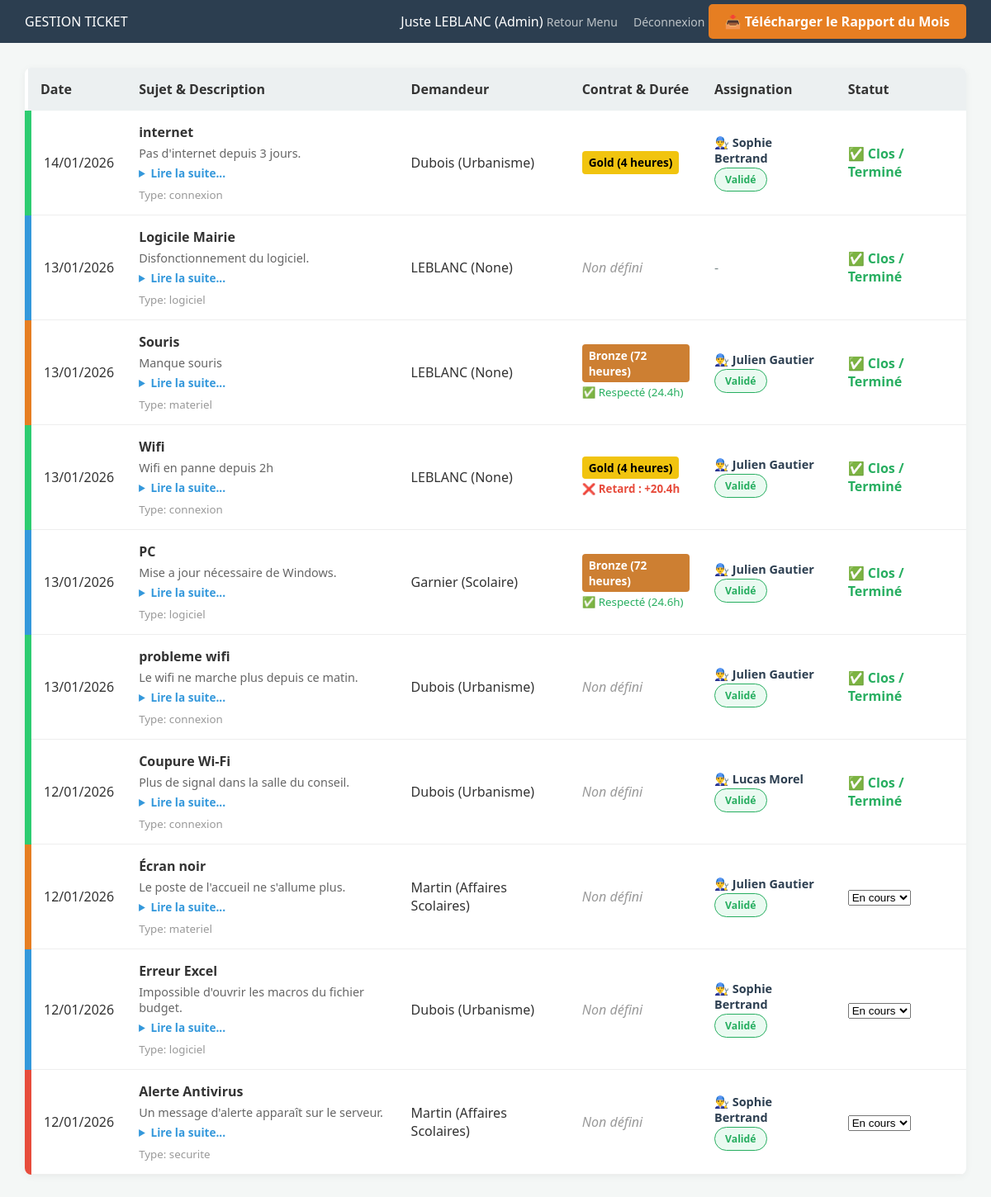
/admin/prestations (signed in), run on the app's committed database.
### tables this page shows
CREATE TABLE usager (
    id INTEGER PRIMARY KEY AUTOINCREMENT,
    nom TEXT NOT NULL,
    prenom TEXT NOT NULL,
    email TEXT NOT NULL UNIQUE,
    mdp TEXT NOT NULL,
    role TEXT, -- Accepté comme NULL maintenant
    service TEXT,
    specialite TEXT,
    mairie_id INTEGER,
    prestataire_id INTEGER
, premier_login INTEGER DEFAULT 1, code_recup TEXT);

CREATE TABLE ticket (
    id INTEGER PRIMARY KEY AUTOINCREMENT,
    titre TEXT NOT NULL,
    description TEXT,
    type_prestation TEXT NOT NULL, -- 'connexion', 'materiel', 'logiciel', 'securite'
    statut TEXT DEFAULT 'Nouveau',
    date_creation DATETIME DEFAULT CURRENT_TIMESTAMP,
    createur_id INTEGER NOT NULL,
    admin_id INTEGER, technicien_id INTEGER, duree TEXT, contrat TEXT, date_fin DATETIME,
    FOREIGN KEY (createur_id) REFERENCES "usager_old"(id),
    FOREIGN KEY (admin_id) REFERENCES "usager_old"(id)
);

### app.py (the view)
@app.route('/admin/prestations')
@login_required
def prestations_admin():
    conn = get_db_connection()
    conn.execute("DELETE FROM ticket WHERE statut = 'Terminé' AND date_fin < datetime('now', '-30 days')")
    conn.commit()
    tickets = conn.execute('''
        SELECT t.*,
               strftime('%d/%m/%Y', t.date_creation) as date_formatee,
               u.nom as demandeur,
               u.service,
               tech.prenom as tech_prenom,
               tech.nom as tech_nom
        FROM ticket t
        JOIN usager u ON t.createur_id = u.id
        LEFT JOIN usager tech ON t.technicien_id = tech.id
        ORDER BY t.date_creation DESC
    ''').fetchall()
    techniciens = conn.execute('''
        SELECT u.id, u.prenom, u.nom,
               (SELECT COUNT(t.id) FROM ticket t
                WHERE t.technicien_id = u.id
                AND t.statut != 'Terminé') as charge
        FROM usager u
        WHERE u.role = 'technicien' OR u.role IS NULL
    ''').fetchall()
    conn.close()
    return render_template('dashboard_admin.html', tickets=tickets, techniciens=techniciens)

### app.py (called while the page is built)
def get_db_connection():
    conn = sqlite3.connect('mairie.db')
    conn.row_factory = sqlite3.Row
    return conn

@login_manager.user_loader
def load_user(user_id):
    conn = get_db_connection()
    u = conn.execute('SELECT * FROM usager WHERE id = ?', (user_id,)).fetchone()
    conn.close()
    if u:
        return Usager(u['id'], u['nom'], u['prenom'], u['role'], u['mairie_id'],u['premier_login'])
    return None

@app.template_filter('to_datetime')
def to_datetime_filter(s):
    if not s: return None
    try:
        return datetime.strptime(s, '%Y-%m-%d %H:%M:%S')
    except:
        return None

### templates/dashboard_admin.html (shortened to what this page needs)
<!DOCTYPE html>
<html>
<head>
    <link rel="stylesheet" href="{{ url_for('static', filename='css/style.css') }}">
</head>
<body>
    <header class="admin-header">
        <div class="logo">GESTION TICKET</div>
        <div class="user-info">
            <span>{{ current_user.prenom }} {{ current_user.nom }} (Admin)</span>
            <a href="{{ url_for('menu_admin') }}" class="btn-logout">Retour Menu</a>
            <a href="{{ url_for('logout') }}" class="btn-logout" style="margin-left: 15px;">Déconnexion</a>
            <a href="{{ url_for('generer_rapport_pdf') }}" class="btn-download" style="background: #e67e22; color: white; padding: 10px 20px; border-radius: 5px; text-decoration: none; font-weight: bold;">
    📥 Télécharger le Rapport du Mois
</a>
        </div>
    </header>
    <div style="padding: 30px;">
        <table>
            <thead>
                <tr>
                    <th>Date</th>
                    <th>Sujet & Description</th>
                    <th>Demandeur</th>
                    <th>Contrat & Durée</th>
                    <th>Assignation</th>
                    <th>Statut</th>
                </tr>
            </thead>
            <tbody>
                {% for ticket in tickets %}
                <tr class="cat-{{ ticket.type_prestation }}">
                    <td>{{ ticket.date_formatee }}</td>
                    <td style="max-width: 350px;">
                        <strong>{{ ticket.titre }}</strong><br>
                        <div class="desc-tronquee">{{ ticket.description }}</div>
                        <details>
                            <summary>Lire la suite...</summary>
                        </details>
                        <small style="color: #999; display: block; margin-top: 8px;">
                            Type: {{ ticket.type_prestation }}
                        </small>
                    </td>
                    <td>{{ ticket.demandeur }} ({{ ticket.service }})</td>
                    <td>
    {% if ticket.contrat %}
        <div style="line-height: 1.4;">
            <span class="badge-contrat {{ ticket.contrat|lower }}">
                {{ ticket.contrat }} ({{ ticket.duree }})
            </span><br>
            {% if ticket.statut == 'Terminé' and ticket.date_fin %}
                {% set debut = ticket.date_creation | to_datetime %}
                {% set fin = ticket.date_fin | to_datetime %}
                {% set ecoule = (fin - debut).total_seconds() / 3600 %}
                {% set limite = 4 if ticket.contrat == 'Gold' else 24 if ticket.contrat == 'Silver' else 72 %}
                {% if ecoule <= limite %}
                    <small style="color: #27ae60;">✅ Respecté ({{ ecoule|round(1) }}h)</small>
                {% else %}
                    <small style="color: #e74c3c; font-weight: bold;">
                        ❌ Retard : +{{ (ecoule - limite)|round(1) }}h
                    </small>
                {% endif %}
            {% endif %}
        </div>
    {% else %}
        <em style="color: #999;">Non défini</em>
    {% endif %}
</td>
                    <td>
                        {% if not ticket.contrat and not ticket.technicien_id and ticket.statut != 'Terminé' %}
                            <form action="{{ url_for('assigner_ticket', ticket_id=ticket.id) }}" method="POST" style="display: flex; gap: 5px;">
                                <select name="technicien_id" required style="padding: 3px;">
                                    <option value="">-- Tech --</option>
                                    {% for tech in techniciens %}
                                       <option value="{{ tech.id }}">
            {% if tech.charge >= 5 %}
                🔴 {{ tech.prenom }} {{ tech.nom }} ({{ tech.charge }} actifs - Surchargé)
            {% elif tech.charge >= 3 %}
                🟠 {{ tech.prenom }} {{ tech.nom }} ({{ tech.charge }} actifs - Occupé)
            {% else %}
                🟢 {{ tech.prenom }} {{ tech.nom }} ({{ tech.charge }} actifs - Dispo)
            {% endif %}
        </option>
                                    {% endfor %}
                                </select>
                                <select name="contrat" required style="padding: 3px;">
                                    <option value="">-- Contrat --</option>
                                    <option value="Gold">Gold (4h)</option>
                                    <option value="Silver">Silver (24h)</option>
                                    <option value="Bronze">Bronze (72h)</option>
                                </select>
                                <button type="submit" style="cursor:pointer; background:#3498db; color:white; border:none; border-radius:3px; padding: 5px 10px;">ok</button>
                            </form>
                        {% elif ticket.technicien_id %}
                            <div style="color: #2c3e50; font-size: 0.9em;">
                                <span style="display:block; margin-bottom: 2px;">👨‍🔧 <strong>{{ ticket.tech_prenom }} {{ ticket.tech_nom }}</strong></span>
                                <span class="badge-assigne">Validé</span>
                            </div>
                        {% else %}
                            <span style="color: #7f8c8d;">-</span>
                        {% endif %}
                    </td>
                    <td>
                        {% if ticket.statut == 'Terminé' %}
                            <span class="badge-termine" style="color: #27ae60; font-weight: bold;">
                                ✅ Clos / Terminé
                            </span>
                        {% else %}
                            <form action="{{ url_for('update_statut', ticket_id=ticket.id) }}" method="POST" style="display:inline;">
                                <select name="statut" onchange="this.form.submit()">
                                    <option value="En cours" {% if ticket.statut == 'En cours' %}selected{% endif %}>En cours</option>
                                </select>
                            </form>
                        {% endif %}
                    </td>
                </tr>
                {% endfor %}
            </tbody>
        </table>
    </div>
</body>
</html>

### static/css/style.css (style rules this page uses)
:root { --admin-dark: #2c3e50; --admin-blue: #34495e; --mairie-blue: #3498db; --success: #27ae60; --danger: #e74c3c; --warning: #f39c12; --bg-light: #f4f7f6; --text-dark: #333; }
body { font-family: 'Segoe UI', Tahoma, Geneva, Verdana, sans-serif; background-color: var(--bg-light); color: var(--text-dark); margin: 0; }
.admin-header { background: var(--admin-dark); color: white; padding: 15px 30px; display: flex; justify-content: space-between; align-items: center; }
table { width: 100%; background: white; border-collapse: collapse; border-radius: 8px; overflow: hidden; box-shadow: 0 2px 10px rgba(0,0,0,0.05); }
th { background-color: #ecf0f1; padding: 15px; text-align: left; }
td { padding: 15px; border-bottom: 1px solid #eee; }
.btn-logout { color: #bdc3c7; text-decoration: none; font-size: 14px; }
.cat-materiel { border-left: 8px solid #e67e22; }
.cat-logiciel { border-left: 8px solid #3498db; }
.cat-connexion { border-left: 8px solid #2ecc71; }
.cat-securite { border-left: 8px solid #e74c3c; }

### templates/dashboard_admin.html (style rules this page uses)
.desc-tronquee { display: -webkit-box; -webkit-line-clamp: 2; -webkit-box-orient: vertical; overflow: hidden; text-overflow: ellipsis; color: #666; font-size: 0.9em; margin-top: 5px; }
details summary { cursor: pointer; color: #3498db; font-size: 0.85em; font-weight: bold; outline: none; margin-top: 5px; }
.badge-assigne { display: inline-block; color: #27ae60; font-weight: bold; background: #eafaf1; padding: 5px 12px; border-radius: 15px; font-size: 0.85em; border: 1px solid #27ae60; }
.badge-contrat { display: inline-block; padding: 4px 8px; border-radius: 4px; font-size: 0.85em; font-weight: bold; }
.gold { background-color: #f1c40f; color: #000; }
.bronze { background-color: #cd7f32; color: #fff; }

### data on the page
usager: prenom "Juste", nom "LEBLANC"
ticket: date_formatee "14/01/2026", titre "internet", description "Pas d'internet depuis 3 jours.", type_prestation "connexion", demandeur "Dubois", service "Urbanisme", contrat "Gold", duree "4 heures", tech_prenom "Sophie", tech_nom "Bertrand", statut "✅ Clos / Terminé"
ticket: date_formatee "13/01/2026", titre "Logicile Mairie", description "Disfonctionnement du logiciel.", type_prestation "logiciel", demandeur "LEBLANC", service "None", shows "Non défini", statut "✅ Clos / Terminé"
ticket: date_formatee "13/01/2026", titre "Souris", description "Manque souris", type_prestation "materiel", demandeur "LEBLANC", service "None", contrat "Bronze", duree "72 heures", ecoule "24.4", tech_prenom "Julien", tech_nom "Gautier", statut "✅ Clos / Terminé"
ticket: date_formatee "13/01/2026", titre "Wifi", description "Wifi en panne depuis 2h", type_prestation "connexion", demandeur "LEBLANC", service "None", contrat "Gold", duree "4 heures", value "20.4", tech_prenom "Julien", tech_nom "Gautier", statut "✅ Clos / Terminé"
ticket: date_formatee "13/01/2026", titre "PC", description "Mise a jour nécessaire de Windows.", type_prestation "logiciel", demandeur "Garnier", service "Scolaire", contrat "Bronze", duree "72 heures", ecoule "24.6", tech_prenom "Julien", tech_nom "Gautier", statut "✅ Clos / Terminé"
ticket: date_formatee "13/01/2026", titre "probleme wifi", description "Le wifi ne marche plus depuis ce matin.", type_prestation "connexion", demandeur "Dubois", service "Urbanisme", shows "Non défini", tech_prenom "Julien", tech_nom "Gautier", statut "✅ Clos / Terminé"
ticket: date_formatee "12/01/2026", titre "Coupure Wi-Fi", description "Plus de signal dans la salle du conseil.", type_prestation "connexion", demandeur "Dubois", service "Urbanisme", shows "Non défini", tech_prenom "Lucas", tech_nom "Morel", statut "✅ Clos / Terminé"
ticket: date_formatee "12/01/2026", titre "Écran noir", description "Le poste de l'accueil ne s'allume plus.", type_prestation "materiel", demandeur "Martin", service "Affaires Scolaires", shows "Non défini", tech_prenom "Julien", tech_nom "Gautier", statut "En cours"
ticket: date_formatee "12/01/2026", titre "Erreur Excel", description "Impossible d'ouvrir les macros du fichier budget.", type_prestation "logiciel", demandeur "Dubois", service "Urbanisme", shows "Non défini", tech_prenom "Sophie", tech_nom "Bertrand", statut "En cours"
ticket: date_formatee "12/01/2026", titre "Alerte Antivirus", description "Un message d'alerte apparaît sur le serveur.", type_prestation "securite", demandeur "Martin", service "Affaires Scolaires", shows "Non défini", tech_prenom "Sophie", tech_nom "Bertrand", statut "En cours"
